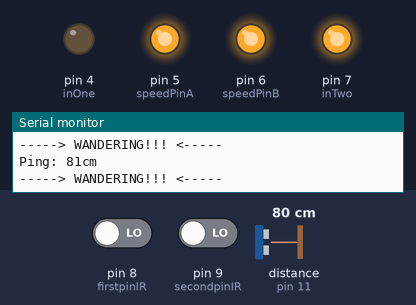
A sketch run on a simulated Arduino Uno, built with avr-gcc and run on an emulated ATmega328P. Parts: output pins drawn as LEDs (lit = HIGH), the last lines printed to the serial monitor. Dashed ring = blinking. The inputs (shaded band) are chosen by the test bench; at power-on: pin 8 (firstpinIR) LOW, distance to the obstacle (sensor on pin 11) 80 cm, pin 9 (secondpinIR) LOW. The echo pulse lasts 58.3 µs per cm.

Above: at 1.2 s.
1.3 s: pin 8 (firstpinIR) driven HIGH
At 3.7 s:
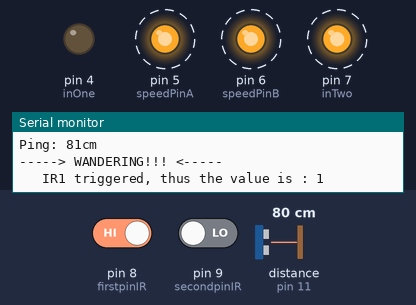
4.3 s: distance to the obstacle (sensor on pin 11) set to 59 cm
7.2 s: distance to the obstacle (sensor on pin 11) set to 49 cm
At 8.4 s:
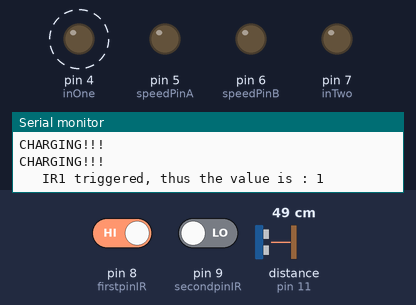
10.2 s: pin 8 (firstpinIR) driven LOW
At 12.8 s:
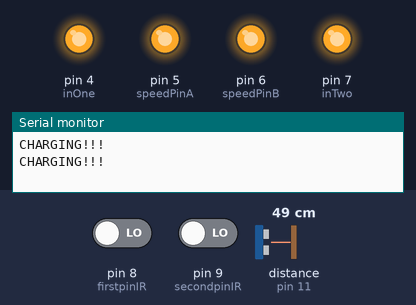
13.2 s: pin 9 (secondpinIR) driven HIGH
16.2 s: pin 9 (secondpinIR) driven LOW
At 17.25 s:
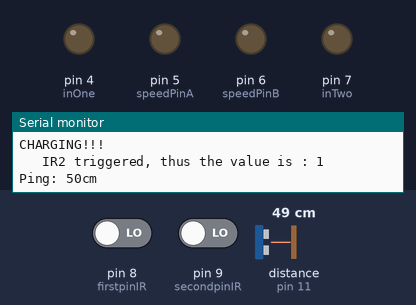
Timing chart, 0 to 19.2 s (numbered marks = the images above; inputs shaded):
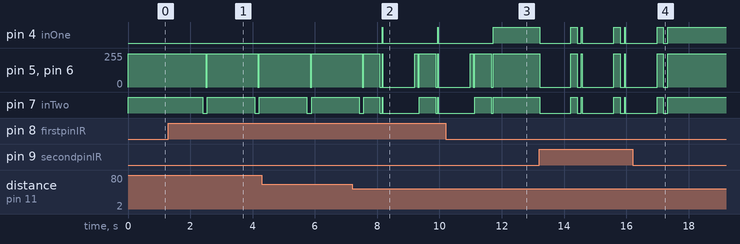

The sketch:

SUMODEX.ino
```cpp
#include <NewPing.h>

enum State
{
  stateScanning,
  stateWander,
  stateRotate2Target,
  stateChargeTarget,
  stateEdgeRecovery
};

//IR sensor
const int firstpinIR = 8;
int firstIR = 0;
const int secondpinIR = 9;
int secondIR = 0;

// 4-WD
#define inOne 4
#define speedPinA 5
#define inTwo 7
#define speedPinB 6
const int revUno = 2;
const int revDos = 3;
int Speed=250;

//ULTRASONIC
#define trigPin 12
#define echoPin 11
#define maxDistance 100
NewPing sonar(trigPin, echoPin, maxDistance);

State currentState = stateScanning;

void setup()
{
  Serial.begin(9600);

  pinMode(firstpinIR,INPUT);
  pinMode(secondpinIR,INPUT);

  pinMode(inTwo, OUTPUT);
  pinMode(speedPinB, OUTPUT);
  pinMode(inOne, OUTPUT);
  pinMode(speedPinA, OUTPUT);
}

void loop()
{
  switch (currentState)
  {
    case stateScanning:
      {
        unsigned int uS = sonar.ping();
        int pingReading = sonar.convert_cm(uS);
        Serial.print("Ping: ");
        Serial.print(pingReading);
        Serial.println("cm");

        if(pingReading <= 55)
        {
          currentState=stateRotate2Target;
        }
        else
        {
          currentState=stateWander;
        }
      }
      break;

   case stateRotate2Target:
      {

        delay(15);
        breakCar();
        delay(50);
        unsigned int uS = sonar.ping();
        int pingReading = sonar.convert_cm(uS);
        while(pingReading > 55)
        {
          leftTurn();
          delay(20);
        }
        Serial.println("Rotate Mode Done!!! (breaks are enabled, ready to charge)");
        currentState=stateChargeTarget;
      }
      break;

    case stateChargeTarget:
      {
        Serial.println("CHARGING!!!");
        Serial.println("CHARGING!!!");
              do
              {
                  startCar();
                  delay(20);
                  firstIR = digitalRead(firstpinIR);
                  secondIR = digitalRead(secondpinIR);
              }
              while(firstIR == 0 && secondIR == 0);

        breakCar();
        currentState=stateEdgeRecovery;
      }
      break;

    case stateEdgeRecovery:
      {
        firstIR = digitalRead(firstpinIR);
        secondIR = digitalRead(secondpinIR);

              if (firstIR == 1)
              {
                Serial.print("\t IR1 triggered, thus the value is : ");
                Serial.println(firstIR);
                delay(1000);

                reverseCar();
                delay(100);
                breakCar();
                delay(50);
                rightTurn();
                delay(500);
              }

              else if (secondIR == 1)
              {
                Serial.print("\t IR2 triggered, thus the value is : ");
                Serial.println(secondIR);
                delay(1000);

                startCar();
                delay(200);
                breakCar();
                delay(50);
              }

              else
              {
                Serial.println(" No line is detected");
                delay(1000);
              }

        currentState=stateScanning;
      }
      break;

    case stateWander:
      {
        firstIR  =  digitalRead(firstpinIR);
        secondIR =  digitalRead(secondpinIR);

        Serial.println("-----> WANDERING!!! <-----");
        rightTurn();
        delay(20);

          if(firstIR == 1 || secondIR == 1)
              {
                currentState=stateEdgeRecovery;
              }
          else if(firstIR != 1 && secondIR !=1)
              {
                currentState=stateScanning;
              }
      }
      break;
  }
}

void startCar()
{

  digitalWrite(inOne, 1);
  digitalWrite(inTwo, 1);
  digitalWrite(revUno, 0);
  digitalWrite(revDos, 0);
  analogWrite(speedPinA, Speed);
  analogWrite(speedPinB, Speed);
}

void reverseCar()
{
  digitalWrite(inOne, 0);
  digitalWrite(inTwo, 0);
  digitalWrite(revUno, 1);
  digitalWrite(revDos, 1);
  analogWrite(speedPinA, Speed);
  analogWrite(speedPinB, Speed);
}

void leftTurn()
{
  digitalWrite(inOne, 1);
  digitalWrite(inTwo, 0);
  digitalWrite(revUno, 0);
  digitalWrite(revDos, 1);
  analogWrite(speedPinA, Speed);
  analogWrite(speedPinB, Speed);
}

void rightTurn()
{
  digitalWrite(inOne, 0);
  digitalWrite(inTwo, 1);
  digitalWrite(revUno, 1);
  digitalWrite(revDos, 0);
  analogWrite(speedPinA, Speed);
  analogWrite(speedPinB, Speed);
}

void breakCar()
{
  digitalWrite(inOne, 0);
  digitalWrite(inTwo, 0);
  analogWrite(speedPinA, 0);
  analogWrite(speedPinB, 0);
}
```

Measured:
- the behaviour switches between 55 and 54 cm on distance to the obstacle (sensor on pin 11) (found by bisection; images 1 and 2)
- after the input at 1.3 s, pin 5 (speedPinA), pin 6 (speedPinB): alternates 250/255 for 1.6 s and 0/255 for 0.05 s, starting after 1.2 s; pin 7 (inTwo): alternates HIGH for 1.5 s and LOW for 0.15 s, starting after 1.1 s
- after the input at 7.2 s, pin 4 (inOne): alternates HIGH for 0.02 s and LOW for 1.8 s, starting after 0.96 s
- after the input at 10.2 s, pin 4 (inOne), pin 7 (inTwo): goes on until 11.7 s, then stays HIGH; pin 5 (speedPinA), pin 6 (speedPinB): goes on until 11.7 s, then stays 250/255
- after the input at 16.2 s, pin 4 (inOne), pin 7 (inTwo): goes on until 17.3 s, then stays HIGH; pin 5 (speedPinA), pin 6 (speedPinB): goes on until 17.3 s, then stays 250/255
